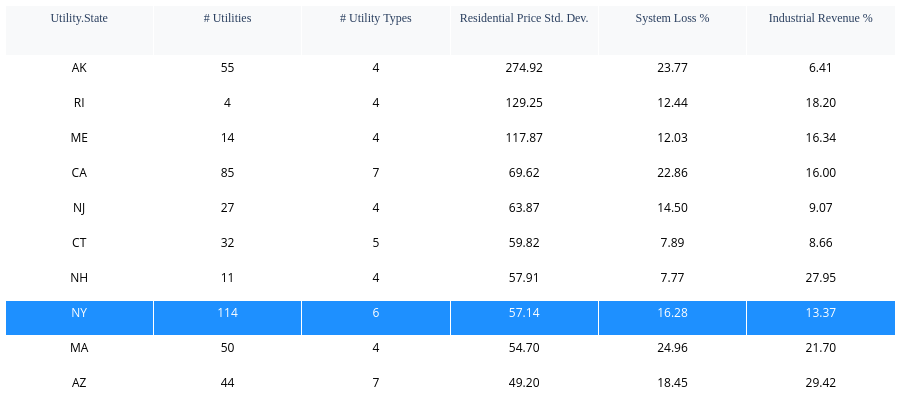

Notebook source saved alongside this figure:
### Markdown cell above
---
## 2. State Selection — Why New York?

Rather than choosing a state arbitrarily, we use `get_state_variance` to rank all 50 states across five dimensions that make for a rich case study:

|  | Why it matters |
|---|---|
| **# Utilities** | More utilities = more data points and statistical power |
| **# Utility Types** | More ownership models = richer segmentation and comparison |
| **Residential Price Std. Dev.** | High spread = real price variation to explain, not a flat market |
| **Max System Loss %** | Outlier utilities = compelling examples for the core hypothesis |
| **Industrial Revenue %** | High industrial dependency = cross-subsidization dynamics worth examining |

The table below highlights the top 10 states by residential price variance. **New York (highlighted)** ranks highly because it uniquely satisfies *all five* criteria simultaneously.

### Code cell
state_variance = data_util.get_state_variance(data_util.prepare_data(df))

top_variance_table = plot_util.get_state_variance_table(state_variance)

top_variance_table.show()

### Figure 1 — Plotly figure (JSON) as saved in the notebook; plotly's stock layout.template omitted (floating-point values rounded to 4 significant figures)
{"data": [{"cells": {"align": "center", "fill": {"color": [["white", "white", "white", "white", "white", "white", "white", "dodgerblue", "white", "white"]]}, "font": {"color": [["black", "black", "black", "black", "black", "black", "black", "white", "black", "black"]], "size": 12}, "format": [null, null, null, ".2f", ".2f", ".2f"], "height": 35, "values": [["AK", "RI", "ME", "CA", "NJ", "CT", "NH", "NY", "MA", "AZ"], [55, 4, 14, 85, 27, 32, 11, 114, 50, 44], [4, 4, 4, 7, 4, 5, 4, 6, 4, 7], [274.9, 129.3, 117.9, 69.62, 63.87, 59.82, 57.91, 57.14, 54.7, 49.2], [23.77, 12.44, 12.03, 22.86, 14.5, 7.894, 7.774, 16.28, 24.96, 18.45], [6.408, 18.2, 16.34, 16.0, 9.067, 8.661, 27.95, 13.37, 21.7, 29.42]]}, "header": {"align": "center", "fill": {"color": "#f8f9fa"}, "font": {"family": "Arial Black", "size": 12}, "height": 50, "values": ["Utility.State", "# Utilities", "# Utility Types", "Residential Price Std. Dev.", "System Loss %", "Industrial Revenue %"]}, "type": "table"}], "layout": {"autosize": false, "height": 420, "margin": {"b": 5, "l": 5, "r": 5, "t": 5}}}
